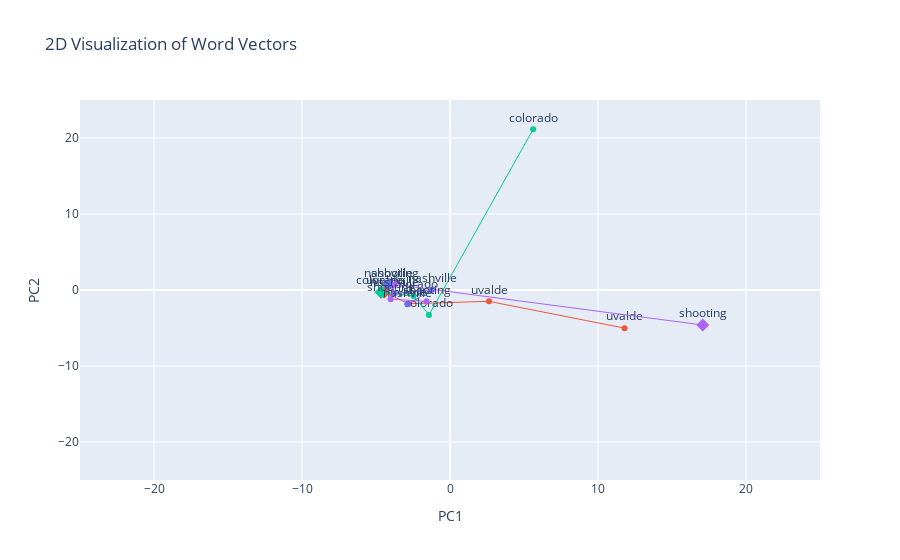

This figure's notebook cell:
### Markdown cell above
#### 1000 context-words

### Code cell
tppmi_model_1000.get_tppmi(test_words_shootings + [target_word_shootings])
plot_word_vectors_tppmi(tppmi_model_1000.get_2d_representation(test_words_shootings + [target_word_shootings], use_tsne=False), range=plot_range);

### Figure 1 — Plotly figure (JSON) as saved in the notebook; plotly's stock layout.template omitted (floating-point values rounded to 4 significant figures)
{"data": [{"marker": {"color": "#EF553B"}, "mode": "markers+text", "name": "uvalde", "showlegend": false, "text": ["uvalde"], "textposition": "top center", "x": [-4.442], "y": [-0.2944], "type": "scatter"}, {"marker": {"color": "#EF553B", "size": 10, "symbol": "diamond"}, "mode": "markers", "showlegend": false, "x": [-4.442], "y": [-0.2944], "type": "scatter"}, {"marker": {"color": "#EF553B"}, "mode": "markers+text", "name": "uvalde", "showlegend": false, "text": ["uvalde"], "textposition": "top center", "x": [-2.801], "y": [-1.806], "type": "scatter"}, {"line": {"color": "#EF553B", "width": 1}, "mode": "lines", "showlegend": false, "x": [-4.442, -2.801], "y": [-0.2944, -1.806], "type": "scatter"}, {"marker": {"color": "#EF553B"}, "mode": "markers+text", "name": "uvalde", "showlegend": false, "text": ["uvalde"], "textposition": "top center", "x": [2.637], "y": [-1.491], "type": "scatter"}, {"line": {"color": "#EF553B", "width": 1}, "mode": "lines", "showlegend": false, "x": [-2.801, 2.637], "y": [-1.806, -1.491], "type": "scatter"}, {"marker": {"color": "#EF553B"}, "mode": "markers+text", "name": "uvalde", "showlegend": false, "text": ["uvalde"], "textposition": "top center", "x": [11.79], "y": [-5.017], "type": "scatter"}, {"line": {"color": "#EF553B", "width": 1}, "mode": "lines", "showlegend": false, "x": [2.637, 11.79], "y": [-1.491, -5.017], "type": "scatter"}, {"marker": {"color": "#00CC96"}, "mode": "markers+text", "name": "colorado", "showlegend": false, "text": ["colorado"], "textposition": "top center", "x": [-4.663], "y": [-0.2908], "type": "scatter"}, {"marker": {"color": "#00CC96", "size": 10, "symbol": "diamond"}, "mode": "markers", "showlegend": false, "x": [-4.663], "y": [-0.2908], "type": "scatter"}, {"marker": {"color": "#00CC96"}, "mode": "markers+text", "name": "colorado", "showlegend": false, "text": ["colorado"], "textposition": "top center", "x": [-2.46], "y": [-0.7744], "type": "scatter"}, {"line": {"color": "#00CC96", "width": 1}, "mode": "lines", "showlegend": false, "x": [-4.663, -2.46], "y": [-0.2908, -0.7744], "type": "scatter"}, {"marker": {"color": "#00CC96"}, "mode": "markers+text", "name": "colorado", "showlegend": false, "text": ["colorado"], "textposition": "top center", "x": [-1.42], "y": [-3.275], "type": "scatter"}, {"line": {"color": "#00CC96", "width": 1}, "mode": "lines", "showlegend": false, "x": [-2.46, -1.42], "y": [-0.7744, -3.275], "type": "scatter"}, {"marker": {"color": "#00CC96"}, "mode": "markers+text", "name": "colorado", "showlegend": false, "text": ["colorado"], "textposition": "top center", "x": [5.618], "y": [21.14], "type": "scatter"}, {"line": {"color": "#00CC96", "width": 1}, "mode": "lines", "showlegend": false, "x": [-1.42, 5.618], "y": [-3.275, 21.14], "type": "scatter"}, {"marker": {"color": "#636EFA"}, "mode": "markers+text", "name": "nashville", "showlegend": false, "text": ["nashville"], "textposition": "top center", "x": [-4.154], "y": [0.6831], "type": "scatter"}, {"marker": {"color": "#636EFA", "size": 10, "symbol": "diamond"}, "mode": "markers", "showlegend": false, "x": [-4.154], "y": [0.6831], "type": "scatter"}, {"marker": {"color": "#636EFA"}, "mode": "markers+text", "name": "nashville", "showlegend": false, "text": ["nashville"], "textposition": "top center", "x": [-3.771], "y": [-0.4372], "type": "scatter"}, {"line": {"color": "#636EFA", "width": 1}, "mode": "lines", "showlegend": false, "x": [-4.154, -3.771], "y": [0.6831, -0.4372], "type": "scatter"}, {"marker": {"color": "#636EFA"}, "mode": "markers+text", "name": "nashville", "showlegend": false, "text": ["nashville"], "textposition": "top center", "x": [-1.214], "y": [0.03897], "type": "scatter"}, {"line": {"color": "#636EFA", "width": 1}, "mode": "lines", "showlegend": false, "x": [-3.771, -1.214], "y": [-0.4372, 0.03897], "type": "scatter"}, {"marker": {"color": "#636EFA"}, "mode": "markers+text", "name": "nashville", "showlegend": false, "text": ["nashville"], "textposition": "top center", "x": [-2.875], "y": [-1.886], "type": "scatter"}, {"line": {"color": "#636EFA", "width": 1}, "mode": "lines", "showlegend": false, "x": [-1.214, -2.875], "y": [0.03897, -1.886], "type": "scatter"}, {"marker": {"color": "#AB63FA"}, "mode": "markers+text", "name": "shooting", "showlegend": false, "text": ["shooting"], "textposition": "top center", "x": [17.08], "y": [-4.607], "type": "scatter"}, {"marker": {"color": "#AB63FA", "size": 10, "symbol": "diamond"}, "mode": "markers", "showlegend": false, "x": [17.08], "y": [-4.607], "type": "scatter"}, {"marker": {"color": "#AB63FA"}, "mode": "markers+text", "name": "shooting", "showlegend": false, "text": ["shooting"], "textposition": "top center", "x": [-3.724], "y": [0.7217], "type": "scatter"}, {"line": {"color": "#AB63FA", "width": 1}, "mode": "lines", "showlegend": false, "x": [17.08, -3.724], "y": [-4.607, 0.7217], "type": "scatter"}, {"marker": {"color": "#AB63FA"}, "mode": "markers+text", "name": "shooting", "showlegend": false, "text": ["shooting"], "textposition": "top center", "x": [-4.013], "y": [-1.21], "type": "scatter"}, {"line": {"color": "#AB63FA", "width": 1}, "mode": "lines", "showlegend": false, "x": [-3.724, -4.013], "y": [0.7217, -1.21], "type": "scatter"}, {"marker": {"color": "#AB63FA"}, "mode": "markers+text", "name": "shooting", "showlegend": false, "text": ["shooting"], "textposition": "top center", "x": [-1.587], "y": [-1.495], "type": "scatter"}, {"line": {"color": "#AB63FA", "width": 1}, "mode": "lines", "showlegend": false, "x": [-4.013, -1.587], "y": [-1.21, -1.495], "type": "scatter"}], "layout": {"legend": {"x": 1.02, "y": 1.0}, "title": {"text": "2D Visualization of Word Vectors"}, "xaxis": {"range": [-25, 25], "title": {"text": "PC1"}}, "yaxis": {"range": [-25, 25], "title": {"text": "PC2"}}}}
